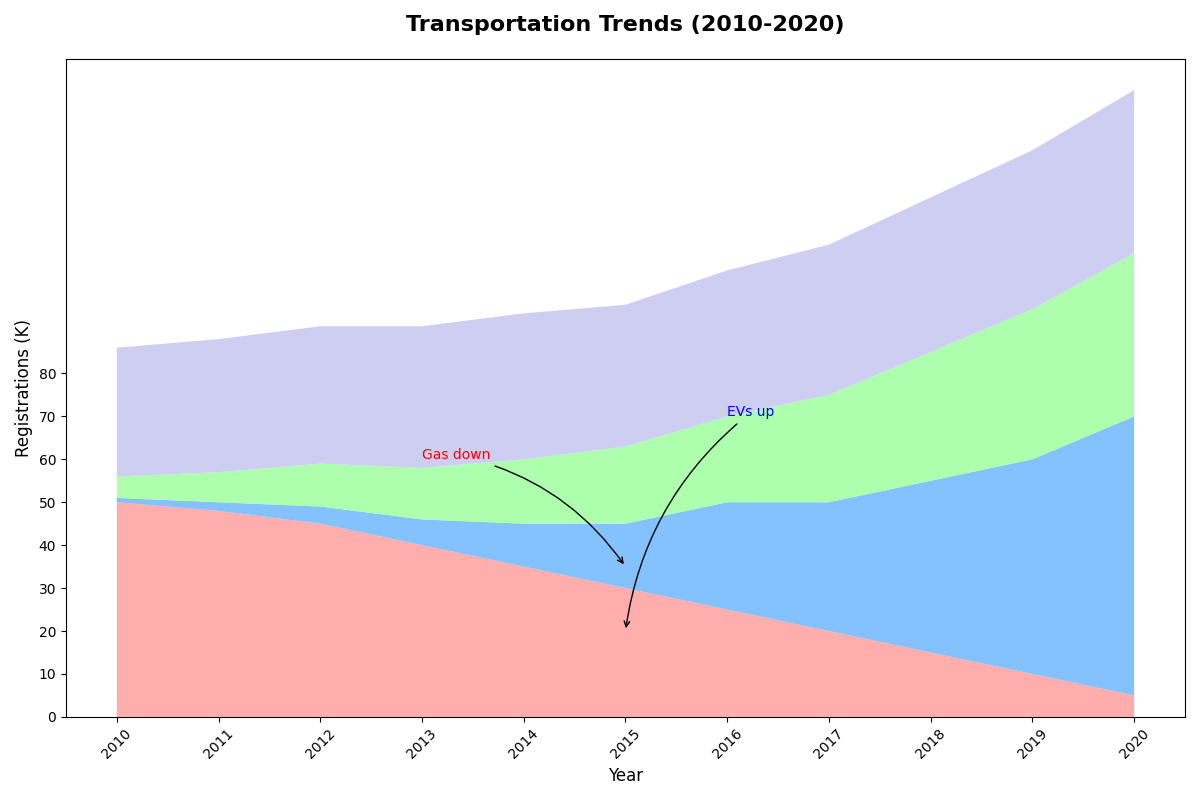

This chart was generated by the following Python code:
import matplotlib.pyplot as plt
import numpy as np

years = np.arange(2010, 2021)

gas = np.array([50, 48, 45, 40, 35, 30, 25, 20, 15, 10, 5])
electric = np.array([1, 2, 4, 6, 10, 15, 25, 30, 40, 50, 65])
hybrid = np.array([5, 7, 10, 12, 15, 18, 20, 25, 30, 35, 38])
public = np.array([30, 31, 32, 33, 34, 33, 34, 35, 36, 37, 38])

vehicle_data = np.vstack([gas, electric, hybrid, public])

colors = ['#ff9999', '#66b3ff', '#99ff99', '#c2c2f0']

fig, ax = plt.subplots(figsize=(12, 8))

ax.stackplot(years, vehicle_data, colors=colors, alpha=0.8)

ax.set_title('Transportation Trends (2010-2020)', fontsize=16, fontweight='bold', pad=20)
ax.set_xlabel('Year', fontsize=12)
ax.set_ylabel('Registrations (K)', fontsize=12)

plt.xticks(years, rotation=45)
plt.yticks(np.arange(0, 81, 10))

ax.annotate('EVs up', xy=(2015, 20), xytext=(2016, 70),
            arrowprops=dict(facecolor='black', arrowstyle='->', connectionstyle='arc3,rad=.2'), fontsize=10, color='blue')

ax.annotate('Gas down', xy=(2015, 35), xytext=(2013, 60),
            arrowprops=dict(facecolor='black', arrowstyle='->', connectionstyle='arc3,rad=-.2'), fontsize=10, color='red')

plt.tight_layout()
plt.show()
